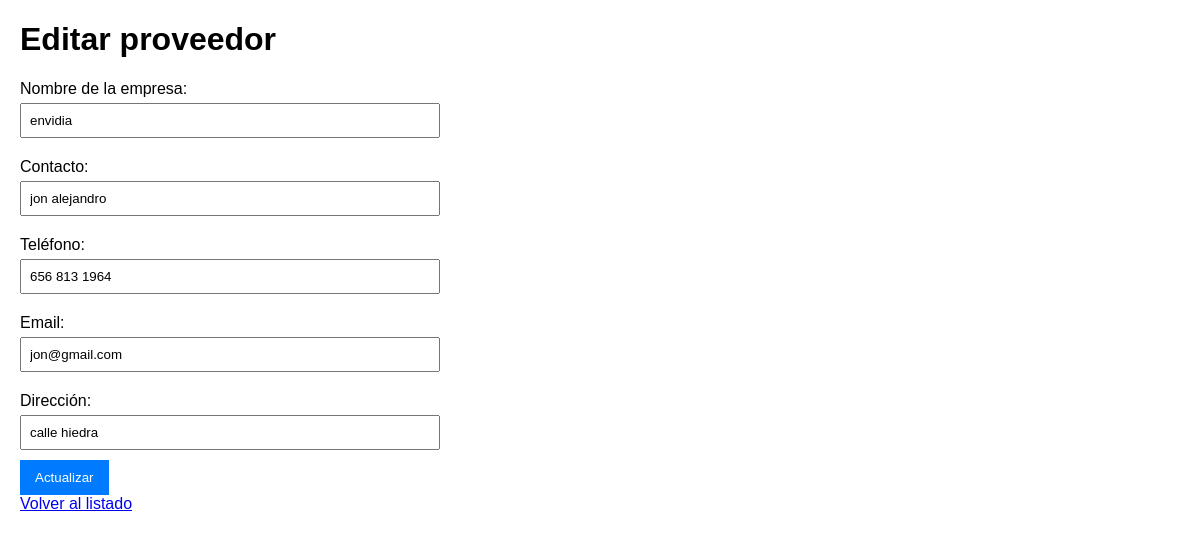
The page /editar/4/ on the database its author committed.
### app_proveedor/models.py (models this page shows, shortened)
class proveedores(models.Model):
    nombre_empresa = models.CharField(max_length=100)
    contacto_nombre = models.CharField(max_length=50)
    contacto_telefono = models.CharField(max_length=15)
    contacto_email = models.EmailField()
    direccion = models.CharField(max_length=200)

### app_proveedor/views.py (the view, shortened to what this page needs)
# urls.py: path('editar/<int:id>/', views.editar_proveedor, name='editar_proveedor'),
def editar_proveedor(request, id):
    proveedores = get_object_or_404(Modeloproveedores, id=id)
    return render(request, 'editar_proveedores.html', {'proveedores': proveedores})

### app_proveedor/templates/editar_proveedores.html (shortened to what this page needs)
<!DOCTYPE html>
<html lang="es">
<head>
</head>
<body>
    <h1>Editar proveedor</h1>
    <form method="post">
        <label for="nombre_empresa">Nombre de la empresa:</label>
        <input type="text" id="nombre_empresa" name="nombre_empresa" value="{{ proveedores.nombre_empresa }}" required>
        <label for="contacto_nombre">Contacto:</label>
        <input type="text" id="contacto_nombre" name="contacto_nombre" value="{{ proveedores.contacto_nombre }}" required>
        <label for="contacto_telefono">Teléfono:</label>
        <input type="text" id="contacto_telefono" name="contacto_telefono" value="{{ proveedores.contacto_telefono }}" required>
        <label for="contacto_email">Email:</label>
        <input type="email" id="contacto_email" name="contacto_email" value="{{ proveedores.contacto_email }}" required>
        <label for="direccion">Dirección:</label>
        <input type="text" id="direccion" name="direccion" value="{{ proveedores.direccion }}" required>
        <button type="submit">Actualizar</button>
    </form>
    <a href="/">Volver al listado</a>
</body>
</html>

### app_proveedor/templates/editar_proveedores.html (style rules this page uses)
body { font-family: Arial, sans-serif; margin: 20px; }
form { max-width: 400px; }
label { display: block; margin: 10px 0 5px; }
input { width: 100%; padding: 8px; margin-bottom: 10px; }
button { background-color: #007BFF; color: white; padding: 10px 15px; border: none; cursor: pointer; }

### rows shown on the page
proveedores: nombre_empresa "envidia", contacto_nombre "jon alejandro", contacto_telefono "656 813 1964", contacto_email "jon@gmail.com", direccion "calle hiedra"
